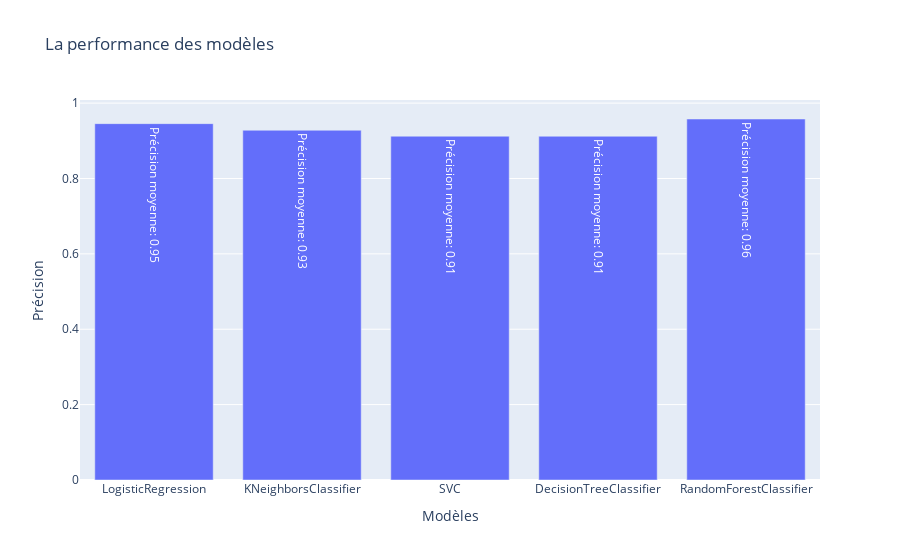

Here is the notebook cell this chart was saved with:
### Markdown cell above
# On visualise le modeles

### Code cell
import plotly.graph_objs as go

# Initialize an empty list to store the accuracy scores
scores = []

# Utiliser la validation croisée pour évaluer les modèles
for model in models:
    cv_scores = cross_val_score(model, X, y, cv=5)
    scores.append(cv_scores.mean())

# Create a bar plot using plotly
data = [go.Bar(x=[model.__class__.__name__ for model in models],
            y=scores,
            text=[f'Précision moyenne: {score:.2f}' for score in scores],
            textposition='auto')]

layout = go.Layout(title='La performance des modèles ',
                   xaxis=dict(title='Modèles '),
                   yaxis=dict(title='Précision '))

fig = go.Figure(data=data, layout=layout)
fig.show()

### Figure 1 — Plotly figure (JSON) as saved in the notebook; plotly's stock layout.template omitted (floating-point values rounded to 4 significant figures)
{"data": [{"text": ["Précision moyenne: 0.95", "Précision moyenne: 0.93", "Précision moyenne: 0.91", "Précision moyenne: 0.91", "Précision moyenne: 0.96"], "textposition": "auto", "type": "bar", "x": ["LogisticRegression", "KNeighborsClassifier", "SVC", "DecisionTreeClassifier", "RandomForestClassifier"], "y": [0.9455, 0.9279, 0.9122, 0.9121, 0.9578]}], "layout": {"title": {"text": "La performance des modèles "}, "xaxis": {"title": {"text": "Modèles "}}, "yaxis": {"title": {"text": "Précision "}}}}
